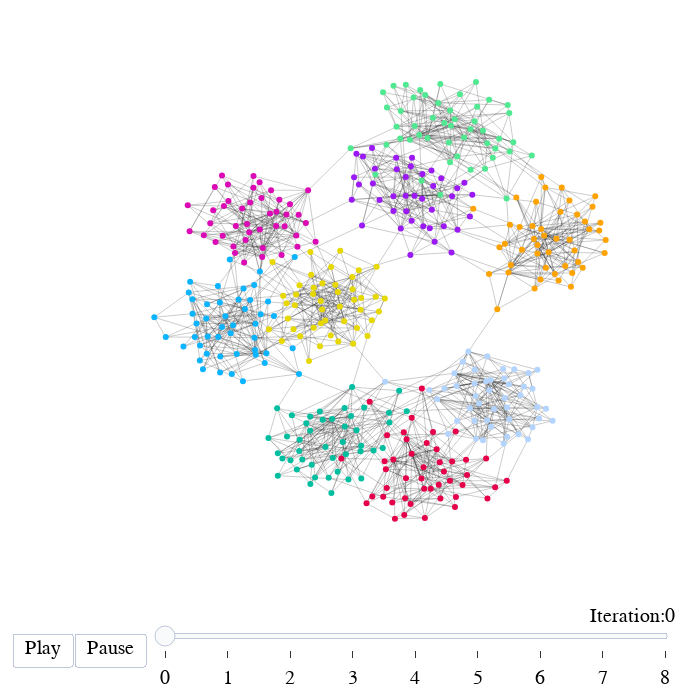

Write notebook code for a chart like this one.
### Code cell
_layout: Any = layout.copy()
no_col = 'rgba(0, 0, 0, 0)'
axis_desc: dict = dict(
    linecolor=no_col, gridcolor=no_col, zerolinecolor=no_col, zerolinewidth=0,
    visible=False, range=(-1.1, 1.1), autorange=False,
)

_layout.update(dict(
    width=700, height=700,
    xaxis=axis_desc, yaxis=axis_desc,
))
FRAME_RATE = 2
_frame_period = int(round(1000/FRAME_RATE))
def _plot(G: nx.Graph, pos: dict, groups: Iterable[set]):
    # colors = "#0093CD, #FF9447, #90EA85".split(", ")
    colors = ["#e60049", "#0bb4ff", "#50e991", "#e6d800", "#9b19f5", "#ffa300", "#dc0ab4", "#b3d4ff", "#00bfa0"]
    glookup = {}
    for i, g in enumerate(groups):
        for v in g:
            glookup[v] = i%len(colors)
    cs = [colors[glookup[v]] if v in glookup else "#000000" for v in G.nodes]
    n_plot = go.Scatter(
            x=[x for i, (x, y) in enumerate(pos.values())],
            y=[y for i, (x, y) in enumerate(pos.values())],
            text=[f"{v}" for v in G.nodes],
            # hoverinfo="text",
            mode="markers", showlegend=False,
            marker=dict(
                color=cs,
            )
        )

    edges = []
    for a, b in G.edges:
        edges += [(pos[a]), (pos[b]), (None, None)]
    e_plot = go.Scatter(
        x=[x for x, y in edges], y=[y for x, y in edges],
        mode="lines", showlegend=False,
        line=dict(width=1, color="rgba(0, 0, 0, 0.2)"),
    )
    plots = (e_plot, n_plot)
    return plots

frames = []
sliders_dict = {
    "active": 0,
    "yanchor": "top",
    "xanchor": "left",
    "currentvalue": {
        "font": {"size": 20},
        "prefix": "Iteration:",
        "visible": True,
        "xanchor": "right"
    },
    "transition": {"duration": 0, "easing": "cubic-in-out"},
    "pad": {"b": 10, "t": 50},
    "len": 0.9,
    "x": 0.1,
    "y": 0,
    "steps": []
}
for i, clusters in enumerate(iterations):
    slider_step = {
        "args": [
            [i],
            {"frame": {"duration": 0, "redraw": False},
            "mode": "immediate",
            "transition": {"duration": 0}}
        ],
        "label": i,
        "method": "animate"
    }
    sliders_dict["steps"].append(slider_step)
    frames.append(go.Frame(data=_plot(G, pos, clusters), name=str(i)))

fig = go.Figure(
    data=_plot(G, pos, iterations[-1]),
    layout=go.Layout(
        updatemenus=[
            {
                "buttons": [
                    {
                        "args": [None, {"frame": {"duration": _frame_period, "redraw": False},
                                        "fromcurrent": True, "transition": {"duration": 0,
                                                                            "easing": "quadratic-in-out"}}],
                        "label": "Play",
                        "method": "animate"
                    },
                    {
                        "args": [[None], {"frame": {"duration": 0, "redraw": False},
                                        "mode": "immediate",
                                        "transition": {"duration": 0}}],
                        "label": "Pause",
                        "method": "animate"
                    }
                ],
                "direction": "left",
                "pad": {"r": 10, "t": 87},
                "showactive": False,
                "type": "buttons",
                "x": 0.1,
                "xanchor": "right",
                "y": 0,
                "yanchor": "top"
            }
        ],
        sliders = [sliders_dict],
        **_layout
    ),
    frames=frames,
)

fig.show()

### Figure 1 — Plotly figure (JSON) as saved in the notebook; plotly's stock layout.template omitted (floating-point values rounded to 4 significant figures; data arrays with more than 128 entries replaced by an {"elided": "..."} marker saying what was removed)
{"data": [{"line": {"color": "rgba(0, 0, 0, 0.2)", "width": 1}, "mode": "lines", "showlegend": false, "type": "scatter", "x": {"elided": "4728 float values"}, "y": {"elided": "4728 float values"}}, {"marker": {"color": {"elided": "405 str values"}}, "mode": "markers", "showlegend": false, "text": {"elided": "405 str values"}, "type": "scatter", "x": {"elided": "405 float values"}, "y": {"elided": "405 float values"}}], "layout": {"autosize": true, "font": {"color": "black", "family": "Times New Roman", "size": 20}, "height": 700, "margin": {"b": 60, "l": 60, "pad": 5, "r": 25, "t": 60}, "plot_bgcolor": "white", "sliders": [{"active": 0, "currentvalue": {"font": {"size": 20}, "prefix": "Iteration:", "visible": true, "xanchor": "right"}, "len": 0.9, "pad": {"b": 10, "t": 50}, "steps": [{"args": [[0], {"frame": {"duration": 0, "redraw": false}, "mode": "immediate", "transition": {"duration": 0}}], "label": "0", "method": "animate"}, {"args": [[1], {"frame": {"duration": 0, "redraw": false}, "mode": "immediate", "transition": {"duration": 0}}], "label": "1", "method": "animate"}, {"args": [[2], {"frame": {"duration": 0, "redraw": false}, "mode": "immediate", "transition": {"duration": 0}}], "label": "2", "method": "animate"}, {"args": [[3], {"frame": {"duration": 0, "redraw": false}, "mode": "immediate", "transition": {"duration": 0}}], "label": "3", "method": "animate"}, {"args": [[4], {"frame": {"duration": 0, "redraw": false}, "mode": "immediate", "transition": {"duration": 0}}], "label": "4", "method": "animate"}, {"args": [[5], {"frame": {"duration": 0, "redraw": false}, "mode": "immediate", "transition": {"duration": 0}}], "label": "5", "method": "animate"}, {"args": [[6], {"frame": {"duration": 0, "redraw": false}, "mode": "immediate", "transition": {"duration": 0}}], "label": "6", "method": "animate"}, {"args": [[7], {"frame": {"duration": 0, "redraw": false}, "mode": "immediate", "transition": {"duration": 0}}], "label": "7", "method": "animate"}, {"args": [[8], {"frame": {"duration": 0, "redraw": false}, "mode": "immediate", "transition": {"duration": 0}}], "label": "8", "method": "animate"}], "transition": {"duration": 0, "easing": "cubic-in-out"}, "x": 0.1, "xanchor": "left", "y": 0, "yanchor": "top"}], "updatemenus": [{"buttons": [{"args": [null, {"frame": {"duration": 500, "redraw": false}, "fromcurrent": true, "transition": {"duration": 0, "easing": "quadratic-in-out"}}], "label": "Play", "method": "animate"}, {"args": [[null], {"frame": {"duration": 0, "redraw": false}, "mode": "immediate", "transition": {"duration": 0}}], "label": "Pause", "method": "animate"}], "direction": "left", "pad": {"r": 10, "t": 87}, "showactive": false, "type": "buttons", "x": 0.1, "xanchor": "right", "y": 0, "yanchor": "top"}], "width": 700, "xaxis": {"autorange": false, "gridcolor": "rgba(0, 0, 0, 0)", "linecolor": "rgba(0, 0, 0, 0)", "range": [-1.1, 1.1], "visible": false, "zerolinecolor": "rgba(0, 0, 0, 0)", "zerolinewidth": 0}, "yaxis": {"autorange": false, "gridcolor": "rgba(0, 0, 0, 0)", "linecolor": "rgba(0, 0, 0, 0)", "range": [-1.1, 1.1], "visible": false, "zerolinecolor": "rgba(0, 0, 0, 0)", "zerolinewidth": 0}}}
